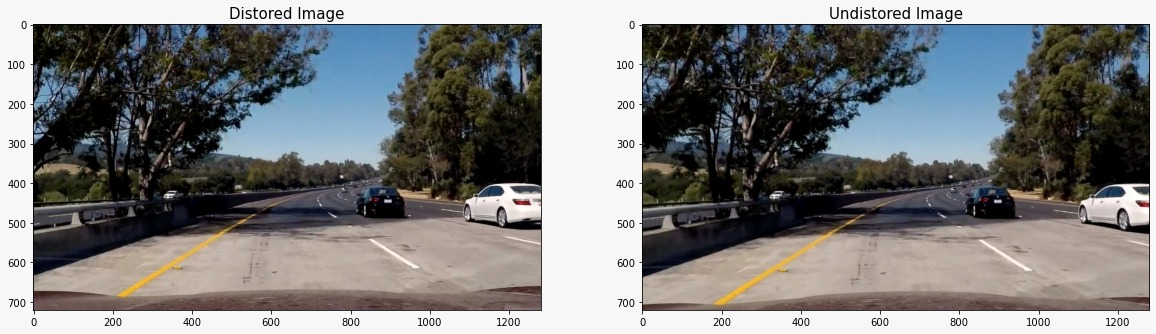
#> input picture WhatsApp Image 2022-04-27 at 20.36.59 (1).jpeg, 1156 x 334 px; its folder holds only this picture in this run
$ python -i Lane_Detection.py   (imports and definitions only)
#> lines starting #> are read from the running program, lines starting #| are printed output that depends on the picture
#!/usr/bin/env python
# coding: utf-8

# # Name: Yasmin Khaled Elsayed Afifi                    ID: 1807133
# # Name: Haidy Raouf Aly Moustafa                        ID: 1803516
# # Name: Habiba Mohamed Hassan Ahmed         ID: 1802259
#

# In[1]:


import cv2
import numpy as np
import matplotlib.pyplot as plt
import glob
import sys
#import matplotlib.image as mpimg
from moviepy.editor import VideoFileClip
from collections import deque


# ## Perspective Transform and Inverse Perspective Transform

# In[2]:


src = np.float32([[200, 720], [1100, 720], [595, 450], [685, 450]])
dst = np.float32([[300, 720], [980, 720], [300, 0], [980, 0]])

def perspective_transform(img):
    """
    Perspective Transformation
    :param img:
    :return: warped image
    """


    img_size = (img.shape[1],img.shape[0])

    # Given src and dst points, calculate the perspective transform matrix
    M = cv2.getPerspectiveTransform(src, dst)

    # Warp the image using OpenCV warpPerspective()
    warped = cv2.warpPerspective(img, M, img_size)

    return warped

# [20 lines left out: function inv_perspective_transform, not called in this run]


# ## Thresholding

# In[3]:


#differences in RGB space do not correspond well to perceived differences in color.
#That is, two colors can be close in RGB space but appear very different to humans and vice versa.

#LUV decouple the "color" (chromaticity, the UV part) and "lightness" (luminance, the L part) of color.
#Thus in object detection, it is common to match objects just based on the UV part,
#which gives invariance to changes in lighting condition.

#LAB is designed to approximate human vision. The L* component closely matches human perception of lightness
#is useful for predicting small differences in color.

#So we will use B channel from LAB space identified yellow lanes while L channel from LUV space could detect white lanes

def thresholding(img, l_thresh=(195, 255), b_thresh=(140, 200)):
    l_LUV = cv2.cvtColor(img, cv2.COLOR_RGB2LUV)[:, :, 0]
    l_bin = np.zeros_like(l_LUV)
    l_bin[(l_LUV >= l_thresh[0]) & (l_LUV <= l_thresh[1])] = 1

    b_LAB = cv2.cvtColor(img, cv2.COLOR_RGB2Lab)[:, :, 2]
    b_bin = np.zeros_like(b_LAB)
    b_bin[(b_LAB >= b_thresh[0]) & (b_LAB <= b_thresh[1])] = 1

    thresholded_img = np.zeros_like(l_LUV)
    thresholded_img[(l_bin == 1) | (b_bin == 1)] = 1

    return thresholded_img


# ## Histogram For Thresholded Wraped image

# In[4]:


def get_hist(img):
    hist = np.sum(img[img.shape[0]//2:,:], axis=0)
    return hist


# ## The Lane detection class

# In[5]:


class Lane_detection:
    def __init__(self):
        # the value of (x) and the value of (y) in the previous frame
        self.x = None
        self.y = None
        self.detected = False  #to discover if the lane detected in the previous loop
        # The intercepts of x for the average smoothing
        self.topX = deque(maxlen=frameNum)
        self.bottomX = deque(maxlen=frameNum)
        # Recording the last intercepts for x
        self.current_topX = None
        self.current_bottomX = None
        # The Polynomial coefficients: x = A(y^2) + By + C
        self.A = deque(maxlen=frameNum)
        self.B = deque(maxlen=frameNum)
        self.C = deque(maxlen=frameNum)
        self.fit = None
        self.fitx = None
        self.fity = None
    # [33 lines left out: functions getIntercepts, quickSearch, not called in this run]

    def blindSearch(self,img, non_zero_x, non_zero_y):
        """
        this search method by Sliding the window, starting from blank.
        """
        outImage = np.dstack((img, img, img)) * 255
        x_inds = []
        y_inds = []
        if self.detected is False:
            winTop = 630
            winBottom = 720
            histogramComplete = np.sum(img[200:, :], axis=0)
            while winTop >= 0:
                histogram = np.sum(img[winTop:winBottom, :], axis=0)
                if self == right:
                    base = (np.argmax(histogram[640:-60]) + 640)                     if np.argmax(histogram[640:-60]) > 0                    else (np.argmax(histogramComplete[640:]) + 640)
                else:
                    base = np.argmax(histogram[:640])                         if np.argmax(histogram[:640]) > 0                         else np.argmax(histogramComplete[:640])
                x_idx = np.where((  (non_zero_x < (base + 50))&((base - 50) < non_zero_x)
                                  & ((non_zero_y > winTop) & (non_zero_y < winBottom))))
                xWindow, yWindow = non_zero_x[x_idx], non_zero_y[x_idx]
                cv2.rectangle(outImage, (int(base - 50), winTop), (int(base + 50), winBottom),
                              (0, 255, 0), 2)
                if np.sum(xWindow) != 0:
                    y_inds.extend(yWindow)
                    x_inds.extend(xWindow)
                winBottom -= 90
                winTop -= 90
        if np.sum(x_inds) > 0:
            self.detected = False
        else:
            x_inds = self.x
            y_inds = self.y

        return  outImage,x_inds, y_inds

    # [8 lines left out: function sortYdx, not called in this run]

    def getFit(self):
        """
        according to the coordinates of the searched x and y, polyfit by second order
        Take median value in previous frames to smooth.
        """
        self.fit = np.polyfit(self.y, self.x, 2)
        self.current_bottomX, self.current_topX = self.getIntercepts()
        self.bottomX.append(self.current_bottomX)
        self.topX.append(self.current_topX)
        self.current_bottomX = np.median(self.bottomX)
        self.current_topX = np.median(self.topX)
        self.x = np.append(self.x, self.current_bottomX)
        self.x = np.append(self.x, self.current_topX)
        self.y = np.append(self.y, 720)
        self.y = np.append(self.y, 0)
        self.x, self.y = self.sortYdx()
        self.fit = np.polyfit(self.y, self.x, 2)
        self.A.append(self.fit[0])
        self.B.append(self.fit[1])
        self.C.append(self.fit[2])
        self.fitY = self.y
        self.fit = [np.median(self.A), np.median(self.B), np.median(self.C)]
        self.fitX = self.fit[0] * self.fitY ** 2 + self.fit[1] * self.fitY + self.fit[2]

        return self.fit, self.fitX, self.fitY


# ## Draw Lane

# In[6]:


# [97 lines left out: functions drawLane, VehiclePos, RadiusCurvature, vconcatResizeMin, hconcatResizeMin, not called in this run]
def concatTileResize(imList2d, interpolation=cv2.INTER_CUBIC):
    imListV = [hconcatResizeMin(imListH, interpolation=cv2.INTER_CUBIC) for imListH in imList2d]
    return vconcatResizeMin(imListV, interpolation=cv2.INTER_CUBIC)


# ## Pipeline

# In[10]:


def pipeline(img):

    global debug

    warped = perspective_transform(img)

    warped_binary = thresholding(warped, l_thresh=(215, 255),b_thresh=(145, 200))

    nonzerox, nonzeroy = np.nonzero(np.transpose(warped_binary))

    if left.detected is True:
        out_img_left,leftx, lefty = left.quickSearch(warped_binary,nonzerox, nonzeroy)
    if right.detected is True:
        out_img_right,rightx, righty = right.quickSearch(warped_binary,nonzerox, nonzeroy)
    if left.detected is False:
        out_img_left,leftx, lefty = left.blindSearch(warped_binary,nonzerox, nonzeroy)
    if right.detected is False:
        out_img_right,rightx, righty = right.blindSearch(warped_binary,nonzerox, nonzeroy)


    out_combine = cv2.addWeighted(out_img_left, 1, out_img_right, 0.5, 0)

    left.y = np.array(lefty).astype(np.float32)
    left.x = np.array(leftx).astype(np.float32)
    right.y = np.array(righty).astype(np.float32)
    right.x = np.array(rightx).astype(np.float32)

    left_fit, left_fitx, left_fity = left.getFit()
    right_fit, right_fitx, right_fity = right.getFit()

    offset = VehiclePos(right_fit, left_fit)

    measures = RadiusCurvature(right_fit, left_fit)

    mean_curv = np.mean([measures[0], measures[1]])

    result = drawLane(img, left_fitx, right_fitx, left_fity, right_fity)

    font = cv2.FONT_HERSHEY_SIMPLEX
    fontColor = (0, 0, 0)
    fontSize = 1

    cur1 = 'Lane Curvature: %d m'
    cur2 = 'Lane Curvature: Inf m'
    offset_text = 'Vehicle offset: %.2f m'

    if mean_curv < 3000:
        cv2.putText(result, cur1 % (int(mean_curv)),(500, 620), font, fontSize, fontColor, 2)
    else:
        cv2.putText(result, cur2 ,(500, 620), font, fontSize, fontColor, 2)
    cv2.putText(result, offset_text % (-offset),(500, 650), font, fontSize, fontColor, 2)

    if debug:
        warped_binary_t=np.dstack((warped_binary,warped_binary,warped_binary))*255
        result = concatTileResize([[img, warped_binary_t,out_combine], [result]])

    return result


# In[11]:


# [34 lines left out: functions draw, process_video, not called in this run]


# In[ ]:


img_shape = (720, 1280)
img_size = [1280, 720]  # width, height
ploty = np.linspace(0, img_shape[0] - 1, img_shape[0])
frameNum = 15   # latest frames number of good detection
left = Lane_detection()
right = Lane_detection()
input_path = sys.argv[1]
output_path = sys.argv[2]
mood = sys.argv[3]
# [6 lines not run here, left out]

>>> import cv2
>>> picture = cv2.cvtColor(cv2.imread('WhatsApp Image 2022-04-27 at 20.36.59 (1).jpeg'), cv2.COLOR_BGR2RGB)
>>> result = pipeline(picture)
#> in perspective_transform, `warped = cv2.warpPerspective(img, M, img_size)`: warped: shape (334, 1156, 3); every value is 0
#> in thresholding, `l_LUV = cv2.cvtColor(img, cv2.COLOR_RGB2LUV)[:, :, 0]`: l_LUV: shape (334, 1156); every value is 0
#> in thresholding, `b_LAB = cv2.cvtColor(img, cv2.COLOR_RGB2Lab)[:, :, 2]`: b_LAB: shape (334, 1156); every value is 128
#> in pipeline, `nonzerox, nonzeroy = np.nonzero(np.transpose(warped_binary))`: nonzerox = empty array
#> in blindSearch, `histogramComplete = np.sum(img[200:, :], axis=0)`: histogramComplete = 1156 values from 0 to 0
#> after the loop in blindSearch, `while winTop >= 0:`:
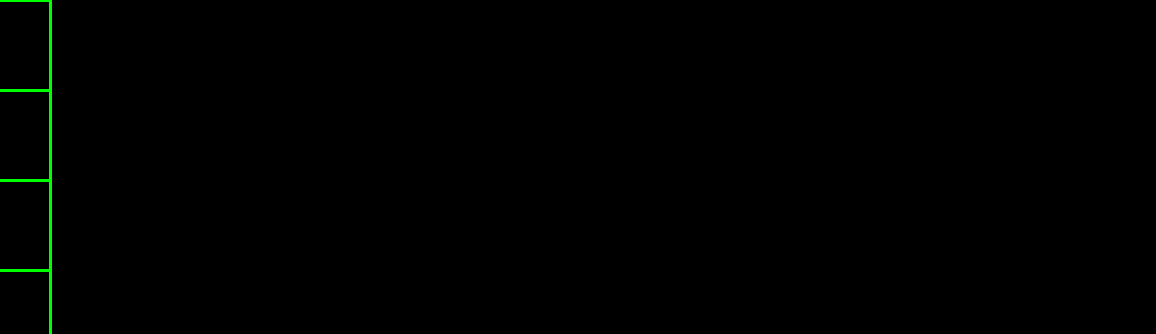
#> outImage: shape (334, 1156, 3); mean of channels 0, 1, 2 0, 1, 0; drawn as B, G, R
#> after the loop in blindSearch, `while winTop >= 0:`: winBottom = 0; winTop = -90; x_inds = []
#> after the loop in blindSearch (call 2), `while winTop >= 0:`:
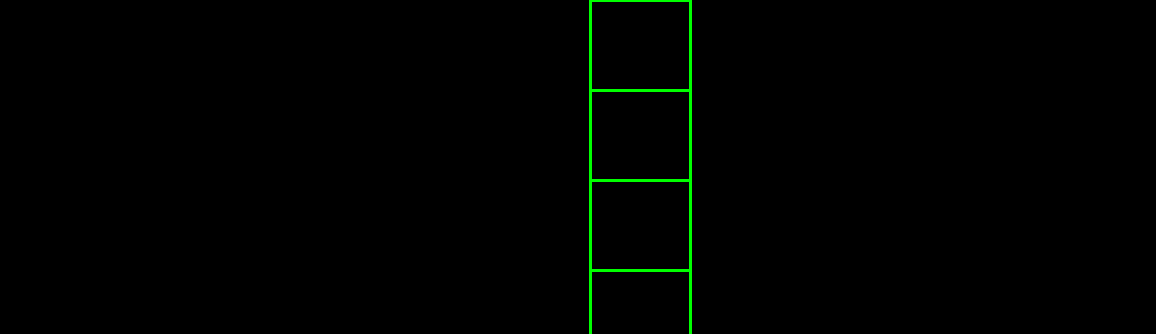
#> outImage: shape (334, 1156, 3); mean of channels 0, 1, 2 0, 2, 0; drawn as B, G, R
#> after the loop in blindSearch (call 2), `while winTop >= 0:`: winBottom = 0; winTop = -90
#> in pipeline, `left.y = np.array(lefty).astype(np.float32)`: left.y = nan
#> (the run stopped early here; a loop or call above may not have finished)
